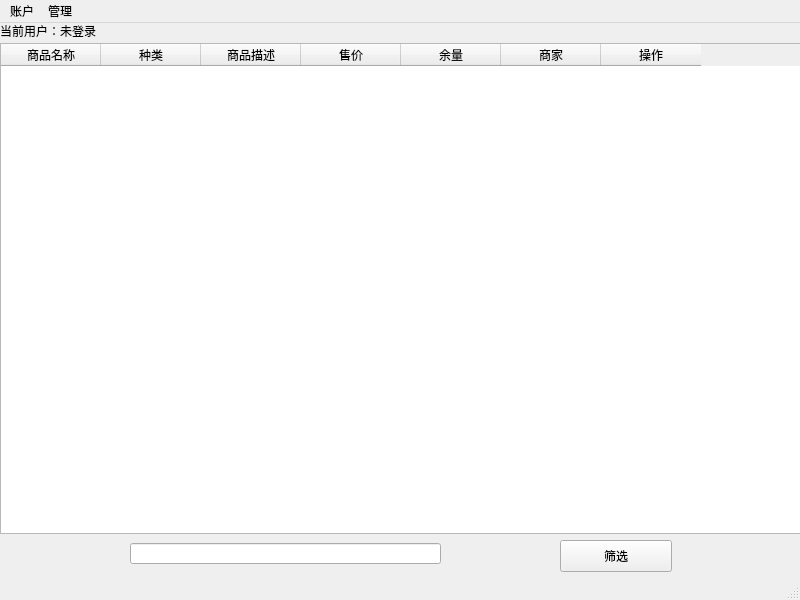
<?xml version="1.0" encoding="UTF-8"?>
<ui version="4.0">
 <class>MainWindow</class>
 <widget class="QMainWindow" name="MainWindow">
  <property name="geometry">
   <rect>
    <x>0</x>
    <y>0</y>
    <width>800</width>
    <height>600</height>
   </rect>
  </property>
  <property name="windowTitle">
   <string>交易管理系统</string>
  </property>
  <widget class="QWidget" name="centralwidget">
   <widget class="QLabel" name="currentUserLabel">
    <property name="geometry">
     <rect>
      <x>0</x>
      <y>0</y>
      <width>801</width>
      <height>16</height>
     </rect>
    </property>
    <property name="text">
     <string>当前用户：未登录</string>
    </property>
   </widget>
   <widget class="QLabel" name="balanceLabel">
    <property name="geometry">
     <rect>
      <x>0</x>
      <y>20</y>
      <width>801</width>
      <height>16</height>
     </rect>
    </property>
    <property name="text">
     <string/>
    </property>
   </widget>
   <widget class="QTableWidget" name="tableWidget">
    <property name="geometry">
     <rect>
      <x>0</x>
      <y>20</y>
      <width>801</width>
      <height>491</height>
     </rect>
    </property>
    <property name="editTriggers">
     <set>QAbstractItemView::NoEditTriggers</set>
    </property>
    <attribute name="horizontalHeaderCascadingSectionResizes">
     <bool>true</bool>
    </attribute>
    <attribute name="verticalHeaderVisible">
     <bool>false</bool>
    </attribute>
    <attribute name="verticalHeaderCascadingSectionResizes">
     <bool>true</bool>
    </attribute>
    <column>
     <property name="text">
      <string>商品名称</string>
     </property>
    </column>
    <column>
     <property name="text">
      <string>种类</string>
     </property>
    </column>
    <column>
     <property name="text">
      <string>商品描述</string>
     </property>
    </column>
    <column>
     <property name="text">
      <string>售价</string>
     </property>
    </column>
    <column>
     <property name="text">
      <string>余量</string>
     </property>
    </column>
    <column>
     <property name="text">
      <string>商家</string>
     </property>
    </column>
    <column>
     <property name="text">
      <string>操作</string>
     </property>
    </column>
   </widget>
   <widget class="QLineEdit" name="filterLine">
    <property name="geometry">
     <rect>
      <x>130</x>
      <y>520</y>
      <width>311</width>
      <height>21</height>
     </rect>
    </property>
   </widget>
   <widget class="QPushButton" name="pushButton">
    <property name="geometry">
     <rect>
      <x>560</x>
      <y>517</y>
      <width>112</width>
      <height>32</height>
     </rect>
    </property>
    <property name="text">
     <string>筛选</string>
    </property>
   </widget>
  </widget>
  <widget class="QStatusBar" name="statusbar"/>
  <widget class="QMenuBar" name="menuBar">
   <property name="geometry">
    <rect>
     <x>0</x>
     <y>0</y>
     <width>800</width>
     <height>22</height>
    </rect>
   </property>
   <widget class="QMenu" name="zhanghu">
    <property name="title">
     <string>账户</string>
    </property>
    <addaction name="dengluzhuce"/>
    <addaction name="xiugaimima"/>
    <addaction name="actionrecharge"/>
    <addaction name="actiontuichu"/>
    <addaction name="actioncart"/>
   </widget>
   <widget class="QMenu" name="guanli">
    <property name="title">
     <string>管理</string>
    </property>
    <addaction name="actionaddGoods"/>
    <addaction name="actionmanage"/>
   </widget>
   <addaction name="zhanghu"/>
   <addaction name="guanli"/>
  </widget>
  <action name="dengluzhuce">
   <property name="text">
    <string>登录或注册</string>
   </property>
   <property name="shortcut">
    <string>Ctrl+A</string>
   </property>
  </action>
  <action name="xiugaimima">
   <property name="enabled">
    <bool>false</bool>
   </property>
   <property name="text">
    <string>修改密码</string>
   </property>
   <property name="shortcut">
    <string>Ctrl+P</string>
   </property>
  </action>
  <action name="actiontuichu">
   <property name="enabled">
    <bool>false</bool>
   </property>
   <property name="text">
    <string>退出登录</string>
   </property>
   <property name="shortcut">
    <string>Ctrl+Q</string>
   </property>
  </action>
  <action name="actionaddGoods">
   <property name="enabled">
    <bool>false</bool>
   </property>
   <property name="text">
    <string>添加商品</string>
   </property>
   <property name="shortcut">
    <string>Ctrl+N</string>
   </property>
  </action>
  <action name="actionmanage">
   <property name="enabled">
    <bool>false</bool>
   </property>
   <property name="text">
    <string>管理商品</string>
   </property>
   <property name="shortcut">
    <string>Ctrl+D</string>
   </property>
  </action>
  <action name="actionrecharge">
   <property name="enabled">
    <bool>false</bool>
   </property>
   <property name="text">
    <string>充值</string>
   </property>
   <property name="shortcut">
    <string>Ctrl+R</string>
   </property>
  </action>
  <action name="actioncart">
   <property name="enabled">
    <bool>false</bool>
   </property>
   <property name="text">
    <string>购物车</string>
   </property>
   <property name="shortcut">
    <string>Ctrl+G</string>
   </property>
  </action>
 </widget>
 <resources/>
 <connections/>
</ui>
